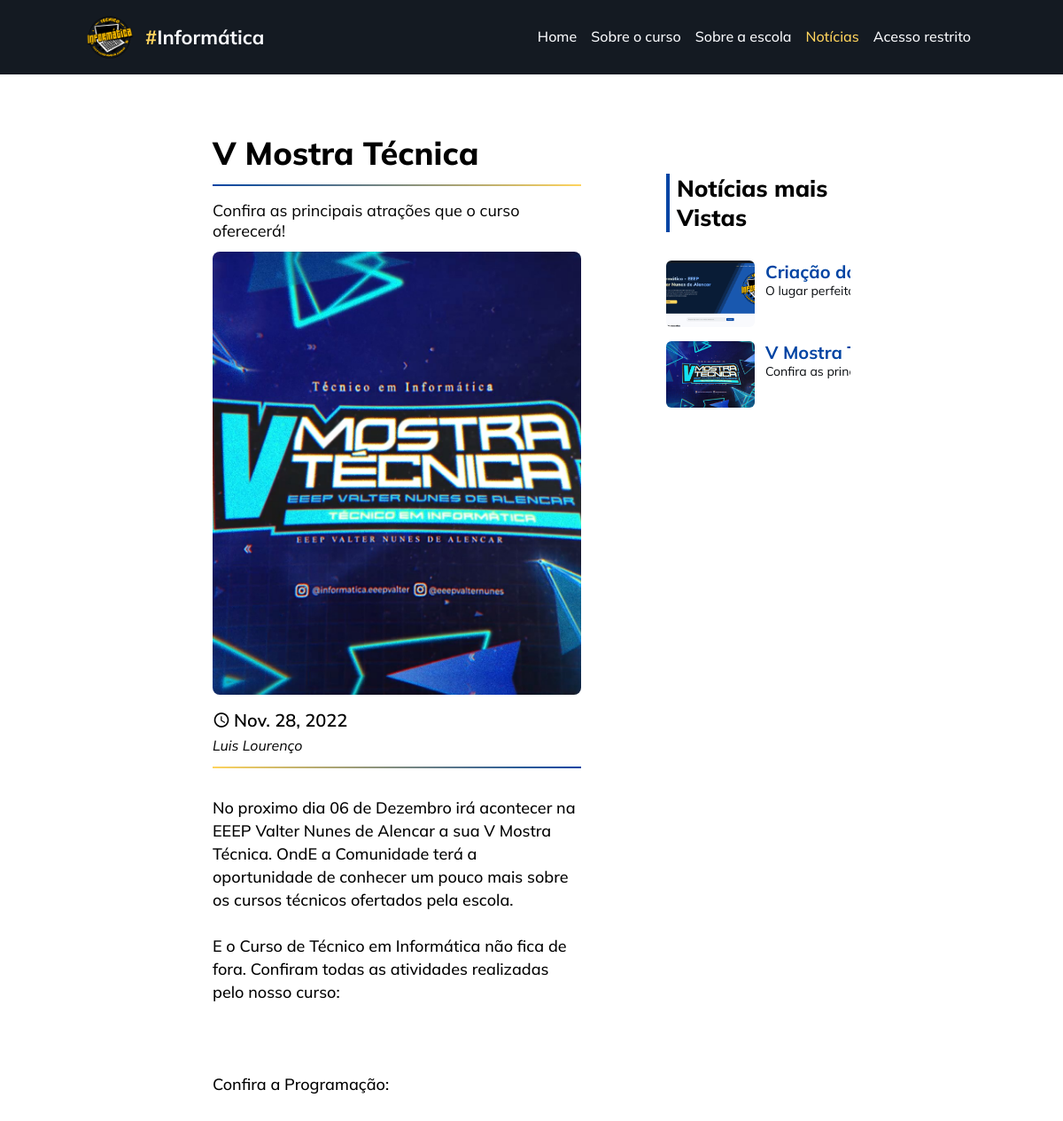
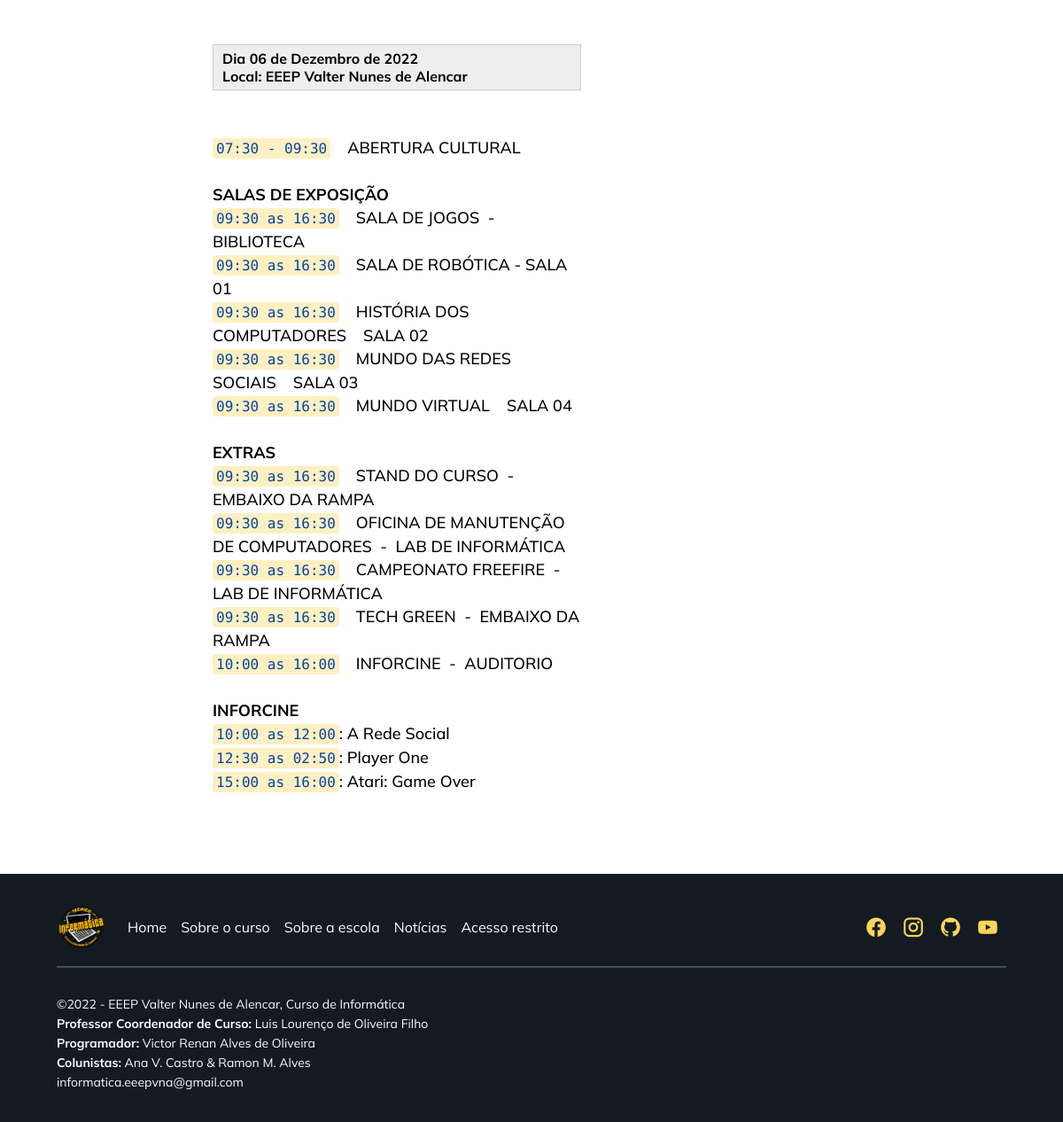
The page /informatica/noticias/2 on the database its author committed (2 pictures, top to bottom).
### informatica/models.py (models this page shows, shortened)
class Notice(models.Model):
    title = models.CharField(max_length=100)
    subtitle = models.CharField(max_length=100, blank=True)
    main_image = models.ImageField(upload_to='notices/images/')
    content = RichTextField(blank=True)
    author = models.CharField(max_length=100)
    publish_date = models.DateField(auto_now_add=True)
    notice_category = models.ForeignKey('Categoria', on_delete=models.SET_NULL, null=True)

### informatica/views.py (the view)
# urls.py: path('noticias/<int:notice_id>', views.noticia, name="noticia"),
def noticia(request, notice_id):
    noticias = models.Notice.objects.all().order_by('-id')
    noticias_recentes = models.Notice.objects.all().reverse()[:5]
    return render(request, 'informatica/noticia.html', {
        'noticia': models.Notice.objects.get(id=notice_id),
        'noticias': noticias,
        'noticias_recentes': noticias_recentes
    })

### informatica/templates/informatica/noticia.html (shortened to what this page needs)
{% extends 'informatica/layout.html' %}
{% load static %}
{% block head %}
    <link rel="stylesheet" href="{% static 'informatica/styles/noticia.css' %}">
{% endblock %}
{% block body %}
<div id="content-box">
    <main>
        <section id="notice-head">
            <h1>{{ noticia.title | safe }}</h1>
            <p>{{ noticia.subtitle }}</p>
            <img src="{{ noticia.main_image.url }}" alt="{{noticia.main_image | safe}}">
            <div>
                <div class="metadata">
                    <p><i class="mdi mdi-clock-outline"></i>{{ noticia.publish_date }}</p>
                    <em class="author">{{ noticia.author }}</em>
                </div>
                <span class="social">
                    <a href="#"></a>
                    <a href="#"></a>
                    <a href="#"></a>
                    <a href="#"></a>
                </span>
            </div>
        </section>
        <section id="notice-body">
            <article>
                {{ noticia.content | safe }}
            </article>
        </section>
    </main>
    <aside>
        <section id="indice-noticias">
            <div id="mais-vistas">
                <h1>Notícias mais Vistas</h1>
                <div class="notices-list">
                {% for noticia in noticias_recentes %}
                <article class="notices-list-notice">
                    <a href="{% url 'informatica:noticia' noticia.id %}">
                        <img src="{{ noticia.main_image.url }}" alt="{{ noticia.main_image.url | safe }}">
                        <div class="notice-info">
                            <h1>{{ noticia.title }}</h1>
                            <p>{{ noticia.subtitle }}</p>
                        </div>
                    </a>
                </article>
                {% endfor %}
                </div>
            </div>
        </section>
    </aside>
</div>
{% endblock %}

### informatica/static/informatica/styles/noticia.css (style rules this page uses)
* { margin: 0; padding: 0; box-sizing: border-box; box-shadow: none; font-family: "Mulish"; scroll-behavior: smooth; }
#content-box { display: grid; padding: 64px 20%; margin: 84px auto 0; align-content: flex-start; gap: 96px; grid-template: "main aside"/2fr 1fr; }
main { grid-area: main; }
#notice-head { margin-bottom: 32px; }
#notice-head h1 { font-size: 36px; margin-bottom: 16px; padding-bottom: 12px; line-height: 50px; font-weight: 800; position: relative; }
#notice-head h1::before { content: ""; position: absolute; bottom: 0; width: 100%; height: 2px; background: linear-gradient(45deg, #0044a3, #ffd45d); }
#notice-head > p { font-size: 18px; margin-bottom: 12px; }
#notice-head img { width: 100%; height: 500px; object-fit: cover; border-radius: 8px; margin-bottom: 12px; }
#notice-head > div { display: flex; align-items: center; position: relative; padding-bottom: 16px; }
#notice-head > div::before { content: ""; position: absolute; bottom: 0; width: 100%; height: 2px; background: linear-gradient(45deg, #ffd45d, #0044a3); }
#notice-head > div .social { font-size: 26px; margin-left: auto; }
#notice-head > div .social a { color: #0044a3; }
#notice-head > div p { font-size: 20px; display: flex; justify-content: center; align-items: center; width: fit-content; margin-bottom: 6px; font-weight: 600; }
#notice-head > div i { margin-right: 4px; }
#notice-body { counter-reset: topic; }
#notice-body article { width: 100%; }
#notice-body p { font-size: 18px; font-weight: 500; line-height: 26px; margin-bottom: 26px; }
#notice-body code { background-color: #fff0c2; padding: 2px 4px; font-size: 16px; color: #0044a3; border-radius: 4px; font-family: "Fira Code", monospace; font-weight: 500; }
aside { grid-area: aside; overflow: hidden; padding: 48px 0; }
#indice-noticias #mais-vistas > h1 { font-size: 32px; padding-left: 8px; border-left: 4px solid #0044a3; font-weight: 800; margin-bottom: 32px; font-size: 26px; }
#indice-noticias .notices-list { display: grid; gap: 16px; }
#indice-noticias .notices-list-notice { display: flex; transition: 200ms; width: 100%; }
#indice-noticias .notices-list-notice a { display: flex; text-decoration: none; color: #080b0f; }
#indice-noticias .notices-list-notice img { width: 100px; height: 75px; object-fit: cover; border-radius: 6px; }
#indice-noticias .notices-list-notice h1 { font-size: 20px; color: #0044a3; }
#indice-noticias .notices-list-notice p { font-size: 14px; max-width: 100%; overflow: hidden; text-overflow: ellipsis; white-space: nowrap; }
#indice-noticias .notices-list-notice .notice-info { padding: 0px 12px; }

### rows shown on the page
Notice: title "V Mostra Técnica", subtitle "Confira as principais atrações que o curso oferecerá!", main_image (picture), publish_date "Nov. 28, 2022", author "Luis Lourenço", content "No proximo dia 06 de Dezembro irá acontecer na EEEP Valter Nunes de Alencar a sua V Mostra Técnica. OndE a Comunidade terá a oportunidade de conhecer um pouco mais sobre os cursos técnicos ofertados pela escola. E o Curso de Técnico em Informática não fica de fora. Confiram todas as atividades realizadas pelo nosso curso: Confira a Programação: Dia 06 de Dezembro de 2022 Local: EEEP Valter Nunes de Alencar 07:30 - 09:30 ABERTURA CULTURAL SALAS DE EXPOSIÇÃO 09:30 as 16:30 SALA DE JOGOS - BIBLIOTECA 09:30 as 16:30 SALA DE ROBÓTICA - SALA 01 09:30 as 16:30 HISTÓRIA DOS COMPUTADORES SALA 02 09:30 as 16:30 MUNDO DAS REDES SOCIAIS SALA 03 09:30 as 16:30 MUNDO VIRTUAL SALA 04 EXTRAS 09:30 as 16:30…", title "V Mostra…", subtitle "Confira as…"
Notice: main_image (picture), title "Criação…", subtitle "O lugar…"
